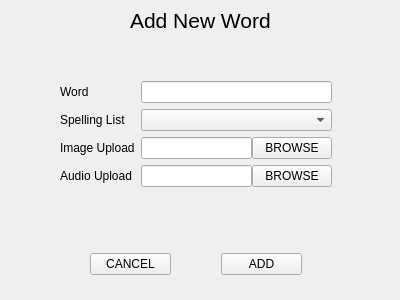
<?xml version="1.0" encoding="UTF-8"?>
<ui version="4.0">
 <class>AddWordForm</class>
 <widget class="QWidget" name="AddWordForm">
  <property name="geometry">
   <rect>
    <x>0</x>
    <y>0</y>
    <width>400</width>
    <height>300</height>
   </rect>
  </property>
  <property name="windowTitle">
   <string>Form</string>
  </property>
  <widget class="QWidget" name="layoutWidget">
   <property name="geometry">
    <rect>
     <x>0</x>
     <y>0</y>
     <width>401</width>
     <height>41</height>
    </rect>
   </property>
   <layout class="QHBoxLayout" name="horizontalLayout">
    <item>
     <spacer name="horizontalSpacer">
      <property name="orientation">
       <enum>Qt::Horizontal</enum>
      </property>
      <property name="sizeHint" stdset="0">
       <size>
        <width>40</width>
        <height>20</height>
       </size>
      </property>
     </spacer>
    </item>
    <item>
     <widget class="QLabel" name="label">
      <property name="font">
       <font>
        <pointsize>16</pointsize>
       </font>
      </property>
      <property name="text">
       <string>Add New Word</string>
      </property>
     </widget>
    </item>
    <item>
     <spacer name="horizontalSpacer_2">
      <property name="orientation">
       <enum>Qt::Horizontal</enum>
      </property>
      <property name="sizeHint" stdset="0">
       <size>
        <width>40</width>
        <height>20</height>
       </size>
      </property>
     </spacer>
    </item>
   </layout>
  </widget>
  <widget class="QWidget" name="layoutWidget_2">
   <property name="geometry">
    <rect>
     <x>90</x>
     <y>251</y>
     <width>212</width>
     <height>26</height>
    </rect>
   </property>
   <layout class="QHBoxLayout" name="horizontalLayout_4">
    <property name="spacing">
     <number>50</number>
    </property>
    <item>
     <widget class="QPushButton" name="cancelWordPushButton">
      <property name="text">
       <string>CANCEL</string>
      </property>
     </widget>
    </item>
    <item>
     <widget class="QPushButton" name="addWordPushButton">
      <property name="text">
       <string>ADD</string>
      </property>
     </widget>
    </item>
   </layout>
  </widget>
  <widget class="QWidget" name="layoutWidget_3">
   <property name="geometry">
    <rect>
     <x>60</x>
     <y>81</y>
     <width>272</width>
     <height>120</height>
    </rect>
   </property>
   <layout class="QFormLayout" name="formLayout">
    <item row="0" column="0">
     <widget class="QLabel" name="label_2">
      <property name="text">
       <string>Word</string>
      </property>
     </widget>
    </item>
    <item row="0" column="1">
     <widget class="QLineEdit" name="wordNameLineEdit"/>
    </item>
    <item row="1" column="0">
     <widget class="QLabel" name="label_3">
      <property name="text">
       <string>Spelling List</string>
      </property>
     </widget>
    </item>
    <item row="1" column="1">
     <widget class="QComboBox" name="spellingListComboBox"/>
    </item>
    <item row="2" column="0">
     <widget class="QLabel" name="label_4">
      <property name="text">
       <string>Image Upload</string>
      </property>
     </widget>
    </item>
    <item row="2" column="1">
     <layout class="QHBoxLayout" name="horizontalLayout_2">
      <property name="spacing">
       <number>0</number>
      </property>
      <item>
       <widget class="QLineEdit" name="imageUploadLineEdit"/>
      </item>
      <item>
       <widget class="QPushButton" name="imageUploadPushButton">
        <property name="text">
         <string>BROWSE</string>
        </property>
       </widget>
      </item>
     </layout>
    </item>
    <item row="3" column="0">
     <widget class="QLabel" name="label_5">
      <property name="text">
       <string>Audio Upload</string>
      </property>
     </widget>
    </item>
    <item row="3" column="1">
     <layout class="QHBoxLayout" name="horizontalLayout_3">
      <property name="spacing">
       <number>0</number>
      </property>
      <item>
       <widget class="QLineEdit" name="audioUploadLineEdit"/>
      </item>
      <item>
       <widget class="QPushButton" name="audioUploadPushButton">
        <property name="text">
         <string>BROWSE</string>
        </property>
       </widget>
      </item>
     </layout>
    </item>
   </layout>
  </widget>
 </widget>
 <resources/>
 <connections/>
</ui>
